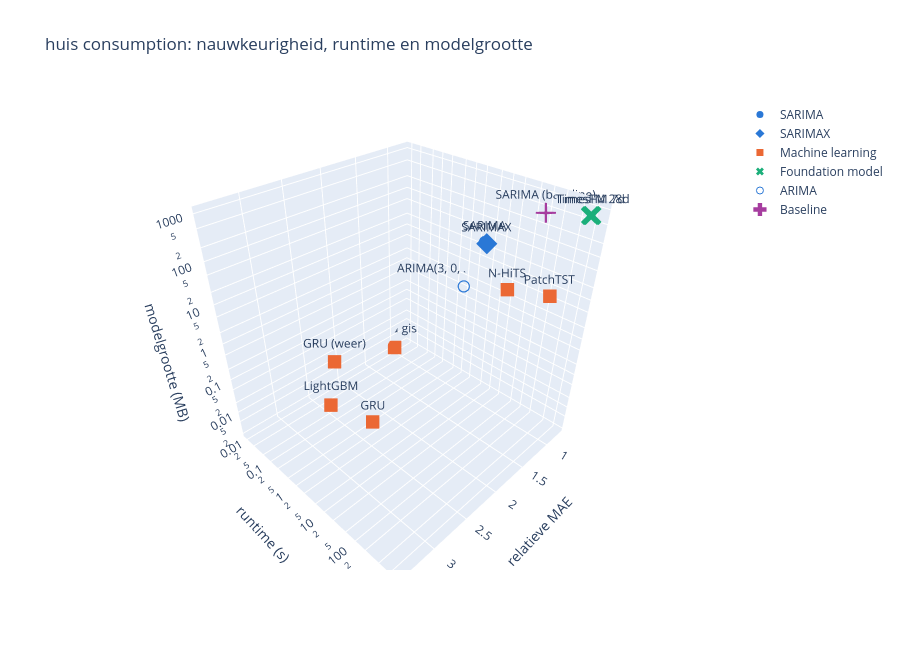
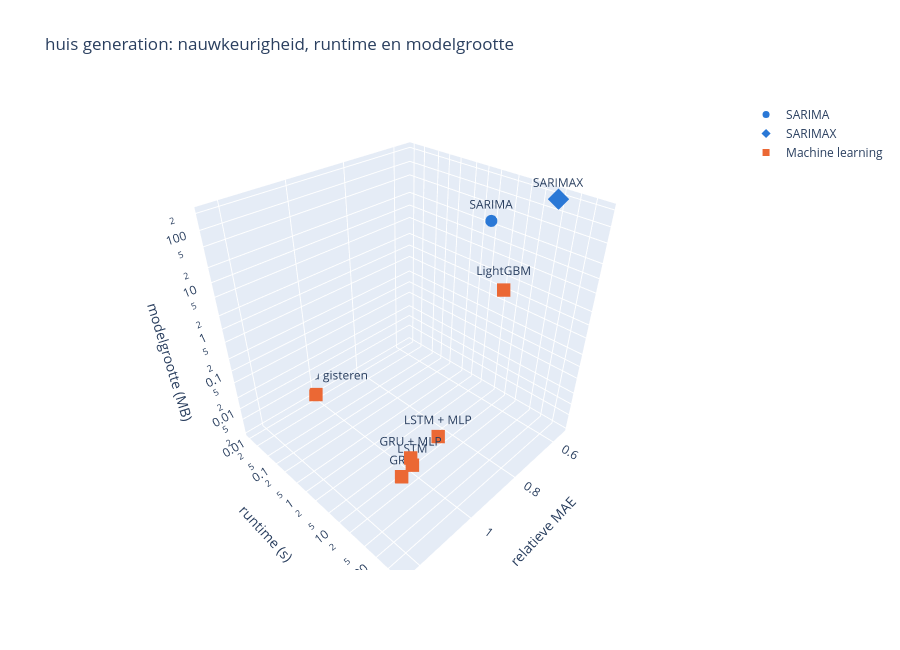

The code cell stored with these charts, in order, in its notebook:
### Markdown cell above
### 5. 3D-grafiek (interactief)
---
- Draaien met de muis, waarden zien door over een punt te bewegen
- Runtime en modelgrootte op logschaal, omdat ze een factor 1000+ verschillen
- Beste hoek: laag op alle drie de assen

### Code cell
def plot_3d(target):
    data = modellen[(modellen["target"] == target) & modellen["modelgrootte (MB)"].notna()]
    if data.empty:
        print(f"{target}: nog geen modelgrootte beschikbaar")
        return
    fig = px.scatter_3d(
        data, x=MAE_KOLOM, y="runtime (s)", z="modelgrootte (MB)",
        color="groep", symbol="groep", text="label",
        color_discrete_map={k: v["kleur"] for k, v in GROEPEN.items()},
        symbol_map={k: v["symbool"] for k, v in GROEPEN.items()},
        log_y=True, log_z=True,
        hover_data={"MAE": ":.0f", "testperiode": True, "runtime (s)": ":.1f", "modelgrootte (MB)": ":.3f"},
        title=f"{LOCATIE} {target}: nauwkeurigheid, runtime en modelgrootte",
    )
    fig.update_traces(marker=dict(size=7))
    fig.for_each_trace(lambda t: t.update(marker=dict(size=11)) if t.name == "Baseline" else None)
    fig.update_layout(height=650, legend_title_text="")
    fig.show()

plot_3d("consumption")
plot_3d("generation")

### Figure 1 — Plotly figure (JSON) as saved in the notebook; plotly's stock layout.template omitted (floating-point values rounded to 4 significant figures)
{"data": [{"customdata": [[362.5, "2026-03-18 t/m 2026-04-13"]], "hovertemplate": "groep=SARIMA<br>relatieve MAE=%{x}<br>runtime (s)=%{y:.1f}<br>modelgrootte (MB)=%{z:.3f}<br>label=%{text}<br>MAE=%{customdata[0]:.0f}<br>testperiode=%{customdata[1]}<extra></extra>", "legendgroup": "SARIMA", "marker": {"color": "#2a78d6", "size": 7, "symbol": "circle"}, "mode": "markers+text", "name": "SARIMA", "scene": "scene", "showlegend": true, "text": ["SARIMA"], "type": "scatter3d", "x": [1.42], "y": [31.7], "z": [180.1]}, {"customdata": [[367.2, "2026-03-18 t/m 2026-04-13"]], "hovertemplate": "groep=SARIMAX<br>relatieve MAE=%{x}<br>runtime (s)=%{y:.1f}<br>modelgrootte (MB)=%{z:.3f}<br>label=%{text}<br>MAE=%{customdata[0]:.0f}<br>testperiode=%{customdata[1]}<extra></extra>", "legendgroup": "SARIMAX", "marker": {"color": "#2a78d6", "size": 7, "symbol": "diamond"}, "mode": "markers+text", "name": "SARIMAX", "scene": "scene", "showlegend": true, "text": ["SARIMAX"], "type": "scatter3d", "x": [1.439], "y": [37.7], "z": [180.3]}, {"customdata": [[855, "2026-05-13 t/m 2026-09-10"], [384, "2026-05-13 t/m 2026-09-10"], [357.6, "2026-05-13 t/m 2026-09-10"], [266.2, "2026-05-13 t/m 2026-09-10"], [910.2, "2026-05-12 t/m 2026-09-10"], [713.5, "2026-05-13 t/m 2026-09-10"]], "hovertemplate": "groep=Machine learning<br>relatieve MAE=%{x}<br>runtime (s)=%{y:.1f}<br>modelgrootte (MB)=%{z:.3f}<br>label=%{text}<br>MAE=%{customdata[0]:.0f}<br>testperiode=%{customdata[1]}<extra></extra>", "legendgroup": "Machine learning", "marker": {"color": "#eb6834", "size": 7, "symbol": "square"}, "mode": "markers+text", "name": "Machine learning", "scene": "scene", "showlegend": true, "text": ["LightGBM", "N-HiTS", "PatchTST", "Zelfde tijd gisteren", "GRU", "GRU (weer)"], "type": "scatter3d", "x": [3.212, 1.443, 1.343, 1.0, 3.412, 2.68], "y": [6.5, 154.1, 1061.0, 0.0101, 313.9, 0.4], "z": [0.599, 29.24, 38.84, 0.0024, 5.612, 0.388]}, {"customdata": [[235.1, "2026-05-13 t/m 2026-09-10"], [232.1, "2026-05-13 t/m 2026-09-10"]], "hovertemplate": "groep=Foundation model<br>relatieve MAE=%{x}<br>runtime (s)=%{y:.1f}<br>modelgrootte (MB)=%{z:.3f}<br>label=%{text}<br>MAE=%{customdata[0]:.0f}<br>testperiode=%{customdata[1]}<extra></extra>", "legendgroup": "Foundation model", "marker": {"color": "#1baf7a", "size": 7, "symbol": "x"}, "mode": "markers+text", "name": "Foundation model", "scene": "scene", "showlegend": true, "text": ["TimesFM 7d", "TimesFM 28d"], "type": "scatter3d", "x": [0.8832, 0.8719], "y": [1180.0, 1225.0], "z": [925.2, 925.2]}, {"customdata": [[354.7, "2024-12-17 t/m 2024-12-31"]], "hovertemplate": "groep=ARIMA<br>relatieve MAE=%{x}<br>runtime (s)=%{y:.1f}<br>modelgrootte (MB)=%{z:.3f}<br>label=%{text}<br>MAE=%{customdata[0]:.0f}<br>testperiode=%{customdata[1]}<extra></extra>", "legendgroup": "ARIMA", "marker": {"color": "#2a78d6", "size": 7, "symbol": "circle-open"}, "mode": "markers+text", "name": "ARIMA", "scene": "scene", "showlegend": true, "text": ["ARIMA(3, 0, 3) (baseline)"], "type": "scatter3d", "x": [0.7529], "y": [1.0], "z": [1.15]}, {"customdata": [[378, "2024-12-17 t/m 2024-12-31"]], "hovertemplate": "groep=Baseline<br>relatieve MAE=%{x}<br>runtime (s)=%{y:.1f}<br>modelgrootte (MB)=%{z:.3f}<br>label=%{text}<br>MAE=%{customdata[0]:.0f}<br>testperiode=%{customdata[1]}<extra></extra>", "legendgroup": "Baseline", "marker": {"color": "#a63d9f", "size": 11, "symbol": "cross"}, "mode": "markers+text", "name": "Baseline", "scene": "scene", "showlegend": true, "text": ["SARIMA (baseline)"], "type": "scatter3d", "x": [0.8024], "y": [108.0], "z": [456.0]}], "layout": {"height": 650, "legend": {"title": {"text": ""}, "tracegroupgap": 0}, "scene": {"domain": {"x": [0, 1], "y": [0, 1]}, "xaxis": {"title": {"text": "relatieve MAE"}}, "yaxis": {"title": {"text": "runtime (s)"}, "type": "log"}, "zaxis": {"title": {"text": "modelgrootte (MB)"}, "type": "log"}}, "title": {"text": "huis consumption: nauwkeurigheid, runtime en modelgrootte"}}}

### Figure 2 — Plotly figure (JSON) as saved in the notebook; plotly's stock layout.template omitted (floating-point values rounded to 4 significant figures)
{"data": [{"customdata": [[194.1, "2026-03-18 t/m 2026-04-13"]], "hovertemplate": "groep=SARIMA<br>relatieve MAE=%{x}<br>runtime (s)=%{y:.1f}<br>modelgrootte (MB)=%{z:.3f}<br>label=%{text}<br>MAE=%{customdata[0]:.0f}<br>testperiode=%{customdata[1]}<extra></extra>", "legendgroup": "SARIMA", "marker": {"color": "#2a78d6", "size": 7, "symbol": "circle"}, "mode": "markers+text", "name": "SARIMA", "scene": "scene", "showlegend": true, "text": ["SARIMA"], "type": "scatter3d", "x": [0.7808], "y": [25.1], "z": [180.1]}, {"customdata": [[137.2, "2026-03-18 t/m 2026-04-13"]], "hovertemplate": "groep=SARIMAX<br>relatieve MAE=%{x}<br>runtime (s)=%{y:.1f}<br>modelgrootte (MB)=%{z:.3f}<br>label=%{text}<br>MAE=%{customdata[0]:.0f}<br>testperiode=%{customdata[1]}<extra></extra>", "legendgroup": "SARIMAX", "marker": {"color": "#2a78d6", "size": 7, "symbol": "diamond"}, "mode": "markers+text", "name": "SARIMAX", "scene": "scene", "showlegend": true, "text": ["SARIMAX"], "type": "scatter3d", "x": [0.5519], "y": [45.2], "z": [180.3]}, {"customdata": [[164, "2026-05-13 t/m 2026-09-10"], [263.9, "2026-05-13 t/m 2026-09-10"], [327.2, "2026-05-13 t/m 2026-09-10"], [320.3, "2026-05-13 t/m 2026-09-10"], [319.1, "2026-05-12 t/m 2026-09-10"], [297.7, "2026-05-12 t/m 2026-09-10"]], "hovertemplate": "groep=Machine learning<br>relatieve MAE=%{x}<br>runtime (s)=%{y:.1f}<br>modelgrootte (MB)=%{z:.3f}<br>label=%{text}<br>MAE=%{customdata[0]:.0f}<br>testperiode=%{customdata[1]}<extra></extra>", "legendgroup": "Machine learning", "marker": {"color": "#eb6834", "size": 7, "symbol": "square"}, "mode": "markers+text", "name": "Machine learning", "scene": "scene", "showlegend": true, "text": ["LightGBM", "Zelfde tijd gisteren", "GRU", "GRU + MLP", "LSTM", "LSTM + MLP"], "type": "scatter3d", "x": [0.6214, 1.0, 1.24, 1.214, 1.206, 1.125], "y": [11.5, 0.0102, 307.0, 313.1, 299.5, 302.5], "z": [2.336, 0.0024, 0.385, 0.706, 0.434, 0.689]}], "layout": {"height": 650, "legend": {"title": {"text": ""}, "tracegroupgap": 0}, "scene": {"domain": {"x": [0, 1], "y": [0, 1]}, "xaxis": {"title": {"text": "relatieve MAE"}}, "yaxis": {"title": {"text": "runtime (s)"}, "type": "log"}, "zaxis": {"title": {"text": "modelgrootte (MB)"}, "type": "log"}}, "title": {"text": "huis generation: nauwkeurigheid, runtime en modelgrootte"}}}
